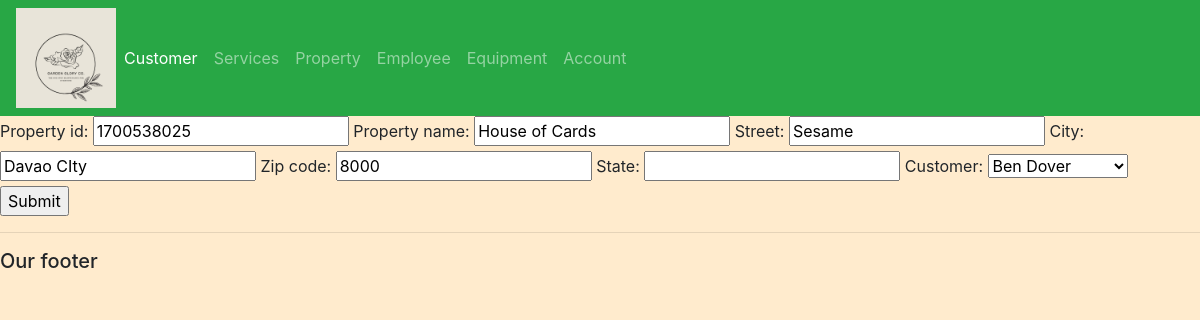
The app's page /update_property/1700538025/ with its own data.
### garden_app/models.py (models this page shows, shortened)
class Property(models.Model):
    property_id = models.IntegerField(primary_key=True, unique=True, default=random.randint(1000000000, 9999999999))
    property_name= models.CharField(max_length=100)
    street = models.CharField(max_length=100)
    city = models.CharField(max_length=100)
    zip_code = models.CharField(max_length=10)
    state = models.CharField(max_length=50, blank =True)
    customer = models.ForeignKey(Customer, on_delete=models.CASCADE)

class Customer(models.Model):
    CUSTOMER_TYPE_CHOICES = [
        ('INDIVIDUAL', 'Individual'),
        ('CORPORATION', 'Corporation'),
    ]
    customer_id = models.IntegerField(primary_key=True, unique=True, default=random.randint(1000000000, 9999999999))
    name = models.CharField(max_length=100)
    email = models.EmailField(blank=True, null=True)
    contact_number = models.CharField(max_length=20, blank=True, null=True)
    date_added = models.DateTimeField(auto_now_add=True)
    customer_type = models.CharField(max_length=110, null=True, choices=CUSTOMER_TYPE_CHOICES)
    def __str__(self):
        return f"{self.name}"

### garden_app/views.py (the view)
# urls.py: path('update_property/<str:pk>/', views.updateProperty, name="update_property"),
def updateProperty(request, pk):
    property = Property.objects.get(property_id=pk)
    form = PropertyForm(instance=property)
    if request.method == 'POST':
        form = PropertyForm(request.POST, instance=property)
        if form.is_valid():
            form.save()
            return redirect('/')
    context = {'form': form}
    return render(request, 'garden_app/property_form.html', context)

### garden_app/forms.py
class PropertyForm(ModelForm):
    class Meta:
        model = Property
        fields = '__all__'

### garden_app/templates/garden_app/property_form.html (shortened to what this page needs)
{% extends 'garden_app/main.html'%}
{% load static %}
{% block content %}
<form action="" method="POST">
    {{form}}
    <input type="submit" name="Submit">
</form>
{% endblock %}

### static/css/main.css (style rules this page uses)
body { background-color: #FFEBCD; }

### records on screen
Property: property_id "1700538025", property_name "House of Cards", street "Sesame", city "Davao CIty", zip_code "8000"
Customer: customer "Ben Dover"
